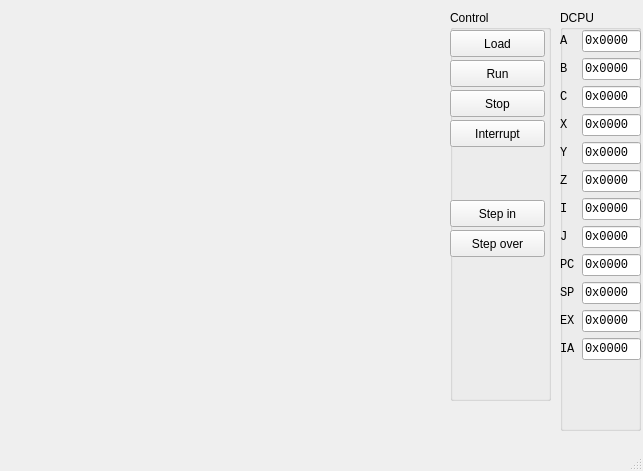
<?xml version="1.0" encoding="UTF-8"?>
<ui version="4.0">
 <class>DTDB</class>
 <widget class="QMainWindow" name="DTDB">
  <property name="geometry">
   <rect>
    <x>0</x>
    <y>0</y>
    <width>643</width>
    <height>471</height>
   </rect>
  </property>
  <property name="windowTitle">
   <string>DTDB </string>
  </property>
  <widget class="QWidget" name="centralwidget">
   <widget class="QGroupBox" name="DCPU">
    <property name="geometry">
     <rect>
      <x>560</x>
      <y>10</y>
      <width>81</width>
      <height>421</height>
     </rect>
    </property>
    <property name="title">
     <string>DCPU</string>
    </property>
    <widget class="QWidget" name="layoutWidget">
     <property name="geometry">
      <rect>
       <x>0</x>
       <y>20</y>
       <width>81</width>
       <height>392</height>
      </rect>
     </property>
     <layout class="QFormLayout" name="formLayout">
      <property name="fieldGrowthPolicy">
       <enum>QFormLayout::AllNonFixedFieldsGrow</enum>
      </property>
      <item row="0" column="0">
       <widget class="QLabel" name="label">
        <property name="font">
         <font>
          <family>Monospace</family>
         </font>
        </property>
        <property name="text">
         <string>A</string>
        </property>
       </widget>
      </item>
      <item row="0" column="1">
       <widget class="QLineEdit" name="reg_A">
        <property name="font">
         <font>
          <family>Monospace</family>
         </font>
        </property>
        <property name="text">
         <string>0x0000</string>
        </property>
        <property name="readOnly">
         <bool>true</bool>
        </property>
       </widget>
      </item>
      <item row="1" column="0">
       <widget class="QLabel" name="label_2">
        <property name="font">
         <font>
          <family>Monospace</family>
         </font>
        </property>
        <property name="text">
         <string>B</string>
        </property>
       </widget>
      </item>
      <item row="1" column="1">
       <widget class="QLineEdit" name="reg_B">
        <property name="font">
         <font>
          <family>Monospace</family>
         </font>
        </property>
        <property name="text">
         <string>0x0000</string>
        </property>
        <property name="readOnly">
         <bool>true</bool>
        </property>
       </widget>
      </item>
      <item row="2" column="0">
       <widget class="QLabel" name="label_3">
        <property name="font">
         <font>
          <family>Monospace</family>
         </font>
        </property>
        <property name="text">
         <string>C</string>
        </property>
       </widget>
      </item>
      <item row="2" column="1">
       <widget class="QLineEdit" name="reg_C">
        <property name="font">
         <font>
          <family>Monospace</family>
         </font>
        </property>
        <property name="text">
         <string>0x0000</string>
        </property>
        <property name="readOnly">
         <bool>true</bool>
        </property>
       </widget>
      </item>
      <item row="3" column="0">
       <widget class="QLabel" name="label_4">
        <property name="font">
         <font>
          <family>Monospace</family>
         </font>
        </property>
        <property name="text">
         <string>X</string>
        </property>
       </widget>
      </item>
      <item row="3" column="1">
       <widget class="QLineEdit" name="reg_X">
        <property name="font">
         <font>
          <family>Monospace</family>
         </font>
        </property>
        <property name="text">
         <string>0x0000</string>
        </property>
        <property name="readOnly">
         <bool>true</bool>
        </property>
       </widget>
      </item>
      <item row="4" column="0">
       <widget class="QLabel" name="label_5">
        <property name="font">
         <font>
          <family>Monospace</family>
         </font>
        </property>
        <property name="text">
         <string>Y</string>
        </property>
       </widget>
      </item>
      <item row="4" column="1">
       <widget class="QLineEdit" name="reg_Y">
        <property name="font">
         <font>
          <family>Monospace</family>
         </font>
        </property>
        <property name="text">
         <string>0x0000</string>
        </property>
        <property name="readOnly">
         <bool>true</bool>
        </property>
       </widget>
      </item>
      <item row="5" column="0">
       <widget class="QLabel" name="label_6">
        <property name="font">
         <font>
          <family>Monospace</family>
         </font>
        </property>
        <property name="text">
         <string>Z</string>
        </property>
       </widget>
      </item>
      <item row="5" column="1">
       <widget class="QLineEdit" name="reg_Z">
        <property name="font">
         <font>
          <family>Monospace</family>
         </font>
        </property>
        <property name="text">
         <string>0x0000</string>
        </property>
        <property name="readOnly">
         <bool>true</bool>
        </property>
       </widget>
      </item>
      <item row="6" column="0">
       <widget class="QLabel" name="label_7">
        <property name="font">
         <font>
          <family>Monospace</family>
         </font>
        </property>
        <property name="text">
         <string>I</string>
        </property>
       </widget>
      </item>
      <item row="6" column="1">
       <widget class="QLineEdit" name="reg_I">
        <property name="font">
         <font>
          <family>Monospace</family>
         </font>
        </property>
        <property name="text">
         <string>0x0000</string>
        </property>
        <property name="readOnly">
         <bool>true</bool>
        </property>
       </widget>
      </item>
      <item row="7" column="0">
       <widget class="QLabel" name="label_8">
        <property name="font">
         <font>
          <family>Monospace</family>
         </font>
        </property>
        <property name="text">
         <string>J</string>
        </property>
       </widget>
      </item>
      <item row="7" column="1">
       <widget class="QLineEdit" name="reg_J">
        <property name="font">
         <font>
          <family>Monospace</family>
         </font>
        </property>
        <property name="text">
         <string>0x0000</string>
        </property>
        <property name="readOnly">
         <bool>true</bool>
        </property>
       </widget>
      </item>
      <item row="8" column="0">
       <widget class="QLabel" name="label_9">
        <property name="font">
         <font>
          <family>Monospace</family>
         </font>
        </property>
        <property name="text">
         <string>PC</string>
        </property>
       </widget>
      </item>
      <item row="8" column="1">
       <widget class="QLineEdit" name="reg_PC">
        <property name="font">
         <font>
          <family>Monospace</family>
         </font>
        </property>
        <property name="text">
         <string>0x0000</string>
        </property>
        <property name="readOnly">
         <bool>true</bool>
        </property>
       </widget>
      </item>
      <item row="9" column="0">
       <widget class="QLabel" name="label_10">
        <property name="font">
         <font>
          <family>Monospace</family>
         </font>
        </property>
        <property name="text">
         <string>SP</string>
        </property>
       </widget>
      </item>
      <item row="10" column="0">
       <widget class="QLabel" name="label_11">
        <property name="font">
         <font>
          <family>Monospace</family>
         </font>
        </property>
        <property name="text">
         <string>EX</string>
        </property>
       </widget>
      </item>
      <item row="11" column="0">
       <widget class="QLabel" name="label_12">
        <property name="font">
         <font>
          <family>Monospace</family>
         </font>
        </property>
        <property name="text">
         <string>IA</string>
        </property>
       </widget>
      </item>
      <item row="9" column="1">
       <widget class="QLineEdit" name="reg_SP">
        <property name="font">
         <font>
          <family>Monospace</family>
         </font>
        </property>
        <property name="text">
         <string>0x0000</string>
        </property>
        <property name="readOnly">
         <bool>true</bool>
        </property>
       </widget>
      </item>
      <item row="10" column="1">
       <widget class="QLineEdit" name="reg_EX">
        <property name="font">
         <font>
          <family>Monospace</family>
         </font>
        </property>
        <property name="text">
         <string>0x0000</string>
        </property>
        <property name="readOnly">
         <bool>true</bool>
        </property>
       </widget>
      </item>
      <item row="11" column="1">
       <widget class="QLineEdit" name="reg_IA">
        <property name="font">
         <font>
          <family>Monospace</family>
         </font>
        </property>
        <property name="text">
         <string>0x0000</string>
        </property>
        <property name="readOnly">
         <bool>true</bool>
        </property>
       </widget>
      </item>
     </layout>
    </widget>
   </widget>
   <widget class="QGroupBox" name="control">
    <property name="geometry">
     <rect>
      <x>450</x>
      <y>10</y>
      <width>101</width>
      <height>391</height>
     </rect>
    </property>
    <property name="title">
     <string>Control</string>
    </property>
    <widget class="QPushButton" name="btn_run">
     <property name="geometry">
      <rect>
       <x>0</x>
       <y>50</y>
       <width>95</width>
       <height>27</height>
      </rect>
     </property>
     <property name="text">
      <string>Run</string>
     </property>
    </widget>
    <widget class="QPushButton" name="btn_stop">
     <property name="geometry">
      <rect>
       <x>0</x>
       <y>80</y>
       <width>95</width>
       <height>27</height>
      </rect>
     </property>
     <property name="text">
      <string>Stop</string>
     </property>
    </widget>
    <widget class="QPushButton" name="pushButton_3">
     <property name="geometry">
      <rect>
       <x>0</x>
       <y>110</y>
       <width>95</width>
       <height>27</height>
      </rect>
     </property>
     <property name="text">
      <string>Interrupt</string>
     </property>
    </widget>
    <widget class="QPushButton" name="pushButton_4">
     <property name="geometry">
      <rect>
       <x>0</x>
       <y>190</y>
       <width>95</width>
       <height>27</height>
      </rect>
     </property>
     <property name="text">
      <string>Step in</string>
     </property>
    </widget>
    <widget class="QPushButton" name="pushButton_9">
     <property name="geometry">
      <rect>
       <x>0</x>
       <y>220</y>
       <width>95</width>
       <height>27</height>
      </rect>
     </property>
     <property name="text">
      <string>Step over</string>
     </property>
    </widget>
    <widget class="QPushButton" name="btn_load">
     <property name="geometry">
      <rect>
       <x>0</x>
       <y>20</y>
       <width>95</width>
       <height>27</height>
      </rect>
     </property>
     <property name="text">
      <string>Load</string>
     </property>
    </widget>
   </widget>
  </widget>
  <widget class="QMenuBar" name="menubar">
   <property name="geometry">
    <rect>
     <x>0</x>
     <y>0</y>
     <width>643</width>
     <height>25</height>
    </rect>
   </property>
  </widget>
  <widget class="QStatusBar" name="statusbar"/>
 </widget>
 <resources/>
 <connections/>
 <slots>
  <signal>run()</signal>
 </slots>
</ui>
